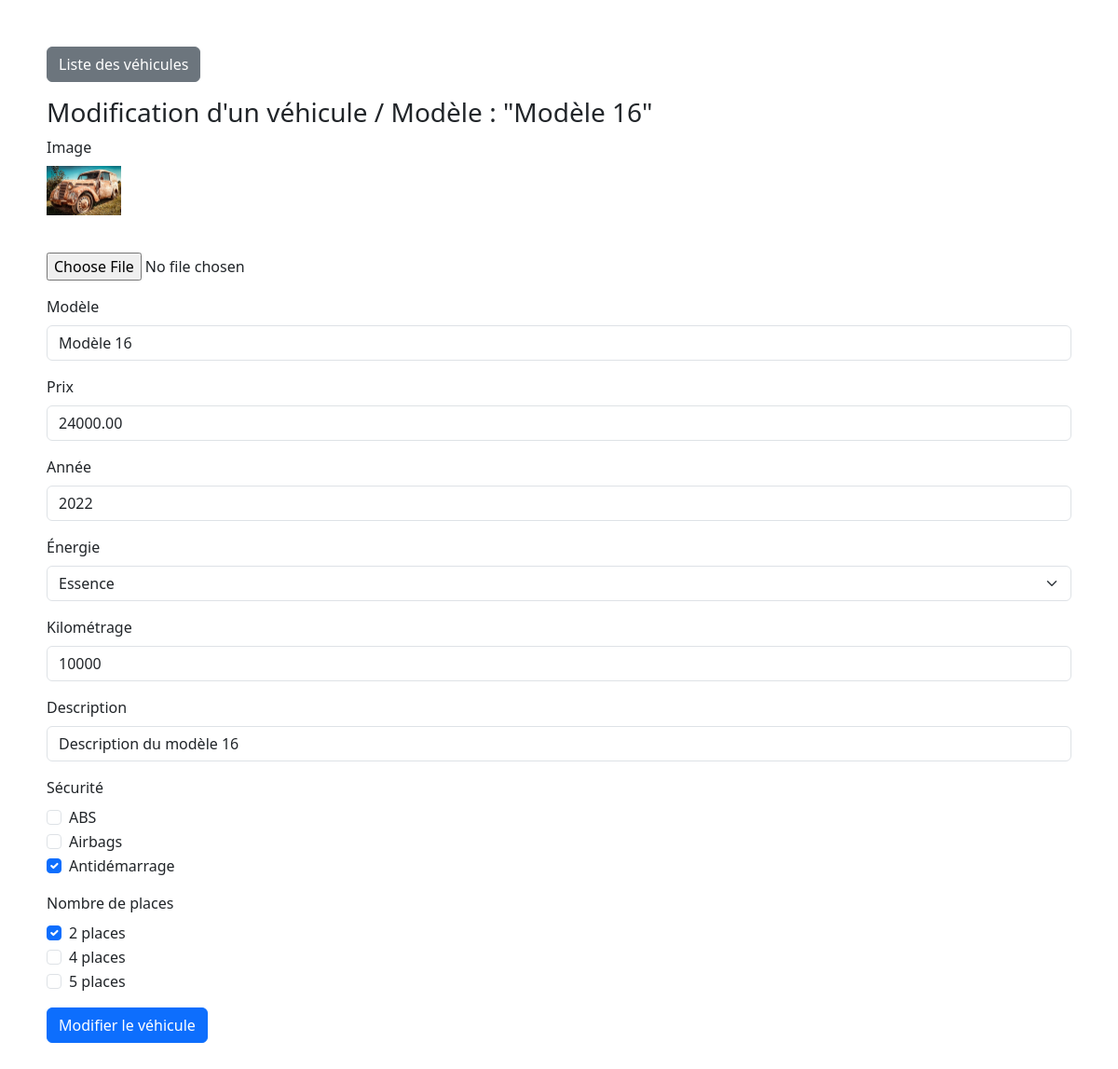
Screenshot of /apps/cars/update.php?id=37 with the database file from the repository.
### tables this page shows
CREATE TABLE `cars` (
  `id` int(11) NOT NULL,
  `img` varchar(255) DEFAULT NULL,
  `modele` varchar(255) DEFAULT NULL,
  `prix` decimal(10,2) DEFAULT NULL,
  `annee` int(11) DEFAULT NULL,
  `energie` varchar(50) DEFAULT NULL,
  `kilometrage` int(11) DEFAULT NULL,
  `description` text,
  `securite` text,
  `places` text,
  `options_list` varchar(255) DEFAULT NULL,
  `create_at` datetime DEFAULT NULL
);

### apps/cars/update.php (the view, shortened to what this page needs)
<?php
$dsn = 'mysql:host=localhost;dbname=gparrot';
$pdo = new PDO($dsn, 'admin', 'pass');
$pdo->setAttribute(PDO::ATTR_ERRMODE, PDO::ERRMODE_EXCEPTION);
$id = $_GET['id'] ?? null;
$stmt = $pdo->prepare("SELECT * FROM cars WHERE id = :id");
$stmt->bindValue(':id', $id);
$stmt->execute();
$car = $stmt->fetch(PDO::FETCH_ASSOC);
$imgPath = $car['img'];
$modele = $car['modele'];
$prix = $car['prix'];
$annee = $car['annee'];
$energie = $car['energie'];
$kilometrage = $car['kilometrage'];
$description = $car['description'];
$securite = !empty($car['securite']) ? explode(',', $car['securite']) : [];
$places = !empty($car['places']) ? explode(',', $car['places']) : [];
?>
<!DOCTYPE html>
<html lang="fr">
<head>
    <link href="https://cdn.jsdelivr.net/npm/bootstrap@5.3.0-alpha3/dist/css/bootstrap.min.css" rel="stylesheet">
    <link href="https://getbootstrap.com/docs/5.3/assets/css/docs.css" rel="stylesheet">
    <link rel="stylesheet" href="app.css">
</head>
<body>
    <p>
        <a href="index.php" class="btn btn-secondary">Liste des véhicules</a>
    </p>
    <h3>Modification d'un véhicule / Modèle : "<?php echo $car['modele'] ?>"</h3>
    <form method="post" enctype="multipart/form-data">
        <div class="mb-3">
            <label class="form-label">Image</label><br>
            <?php if ($imgPath): ?>
                <p><img src="<?php echo $imgPath ?>" alt="Voiture occasion" style="width: 80px;"></p><br>
            <?php endif; ?>
            <input type="file" name="img">
        </div>
        <div class="mb-3">
            <label class="form-label">Modèle</label><br>
            <input type="text" class="form-control" name="modele" value="<?php echo $modele ?>">
        </div>
        <div class="mb-3">
            <label class="form-label">Prix</label><br>
            <input type="number" class="form-control" name="prix" value="<?php echo $prix ?>">
        </div>
        <div class="mb-3">
            <label class="form-label">Année</label><br>
            <input type="number" class="form-control" name="annee" value="<?php echo $annee ?>">
        </div>
        <div class="mb-3">
            <label class="form-label">Énergie</label><br>
            <select class="form-select" name="energie">
                <option value="essence" <?php if ($energie == 'essence') echo 'selected'; ?>>Essence</option>
            </select>
        </div>
        <div class="mb-3">
            <label class="form-label">Kilométrage</label><br>
            <input type="number" class="form-control" name="kilometrage" value="<?php echo $kilometrage ?>">
        </div>
        <div class="mb-3">
            <label class="form-label">Description</label><br>
            <input type="text" class="form-control" name="description" value="<?php echo $description ?>">
        </div>
        <div class="mb-3">
            <label class="form-label">Sécurité</label><br>
            <div class="form-check">
                <input class="form-check-input" type="checkbox" name="securite[]" value="ABS" <?php if (in_array('ABS', $securite)) echo 'checked'; ?>>
                <label class="form-check-label">ABS</label>
            </div>
            <div class="form-check">
                <input class="form-check-input" type="checkbox" name="securite[]" value="Airbags" <?php if (in_array('Airbags', $securite)) echo 'checked'; ?>>
                <label class="form-check-label">Airbags</label>
            </div>
            <div class="form-check">
                <input class="form-check-input" type="checkbox" name="securite[]" value="Antidémarrage" <?php if (in_array('Antidémarrage', $securite)) echo 'checked'; ?>>
                <label class="form-check-label">Antidémarrage</label>
            </div>
        </div>
        <div class="mb-3">
            <label class="form-label">Nombre de places</label><br>
            <div class="form-check">
                <input class="form-check-input" type="checkbox" name="places[]" value="2" <?php if (in_array('2', $places)) echo 'checked'; ?>>
                <label class="form-check-label">2 places</label>
            </div>
            <div class="form-check">
                <input class="form-check-input" type="checkbox" name="places[]" value="4" <?php if (in_array('4', $places)) echo 'checked'; ?>>
                <label class="form-check-label">4 places</label>
            </div>
            <div class="form-check">
                <input class="form-check-input" type="checkbox" name="places[]" value="5" <?php if (in_array('5', $places)) echo 'checked'; ?>>
                <label class="form-check-label">5 places</label>
            </div>
        </div>
        <button type="submit" class="btn btn-primary">Modifier le véhicule</button>
    </form>
</body>
</html>

### apps/cars/app.css (style rules this page uses)
body { padding:50px; }

### rows the page displays
cars: modele "Modèle 16", img (picture), prix "24000.00", annee "2022", energie "Essence", kilometrage "10000", description "Description du modèle 16", securite "☑", places "☑"
